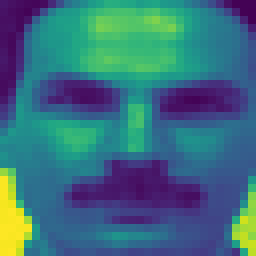
#> input picture yale-train-test/yale2/train/subject02.normal.png, 32 x 32 px (shown 8 times larger); its folder holds 4 pictures in this run
$ python experiment_l12dpcanet.py
#> lines starting #> are read from the running program, lines starting #| are printed output that depends on the picture
import re
import seaborn as sns;sns.set()
from l12dpcanet import *
from sklearn import svm
import os

# to change training set and test set:
# change the directory path

# DIRECTORY_TRAIN = "yale-train-test-mask/yale-train-mask-10"
# DIRECTORY_TEST = "yale-train-test-mask/yale-test-mask-10"
DIRECTORY_TRAIN = "yale-train-test/yale2/train"
DIRECTORY_TEST = "yale-train-test/yale2/test"

def list_files(directory, contains):
    return list(f for f in listdir(directory) if contains in f)
def find_files(directory, pattern):
    return [f for f in os.listdir(directory) if fnmatch.fnmatch(f, pattern)]

# not used
def makeY(DIRECTORY):
    patter_y = r'\d+'
    y=[]
    filenames = pd.DataFrame(list_files(DIRECTORY, "subject"))
    # generate split
    df = filenames[0].str.split(".", expand=True)
    df["filename"] = filenames
    df = df.rename(columns = {0:"subject", 1:"category"})
    df['subject'] = df.subject.str.replace('subject' , '')
    df.apply(pd.to_numeric, errors='coerce').dropna()
    df['subject'] = pd.to_numeric(df["subject"])
    df['subject'].unique()
    y = df['subject'].tolist()

    return y

def makeX(DIRECTORY):
#> called with DIRECTORY = 'yale-train-test/yale2/train'
    patter_y = r'\d+'
    y = []
    pattern = 'subject*'  # 替换为你要查找的特定字符
    files = find_files(DIRECTORY+'/',pattern)
    img_list = []
    for file in files:
        pixels = plt.imread(DIRECTORY+'/'+file)
#> pixels is the input picture: shape (32, 32, 4) float32; mean R, G, B, A 0.234, 0.435, 0.495, 1
        pixels = cv2.cvtColor(pixels, cv2.COLOR_BGR2GRAY)
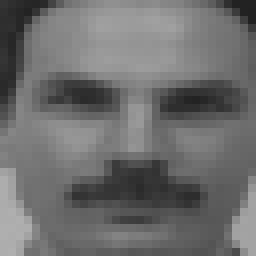
#> pixels: shape (32, 32) float32 (shown 8 times larger); min 0.131, max 0.687, mean 0.43
        match = re.search(patter_y, file)
        if match:
            # 将匹配到的数字部分转换为整数并添加到列表中
            y.append(int(match.group()))
            img_list.append(pixels)
#> pass 2 of the loop in makeX, `for file in files:`:
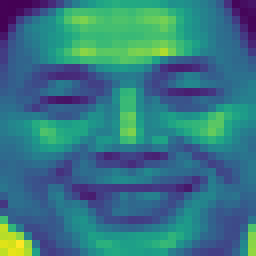
#> input picture yale-train-test/yale2/train/subject06.happy.png, 32 x 32 px (shown 8 times larger)
#> in makeX, pixels is the input picture: shape (32, 32, 4) float32; mean R, G, B, A 0.208, 0.468, 0.517, 1
#> in makeX, `pixels = cv2.cvtColor(pixels, cv2.COLOR_BGR2GRAY)`:
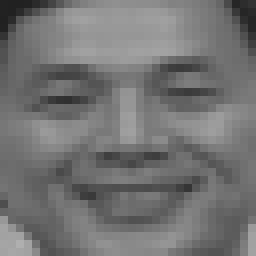
#> pixels: shape (32, 32) float32 (shown 8 times larger); min 0.131, max 0.687, mean 0.453
#> pass 3 of the loop in makeX, `for file in files:`:
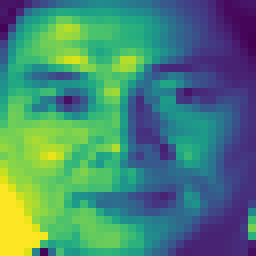
#> input picture yale-train-test/yale2/train/subject06.leftlight.png, 32 x 32 px (shown 8 times larger)
#> in makeX, pixels is the input picture: shape (32, 32, 4) float32; mean R, G, B, A 0.288, 0.526, 0.456, 1
#> in makeX, `pixels = cv2.cvtColor(pixels, cv2.COLOR_BGR2GRAY)`:
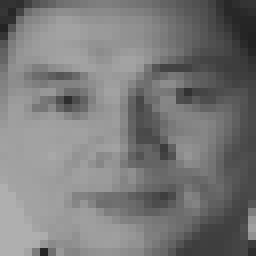
#> pixels: shape (32, 32) float32 (shown 8 times larger); min 0.131, max 0.687, mean 0.478
#> the loop made 4 passes; the first 3 are shown
    X = np.stack(img_list)
    return X,y

# make label for dataset
x_train,y_train = makeX(DIRECTORY_TRAIN)
x_test,y_test = makeX(DIRECTORY_TEST)
#> (the run stopped early here; a loop or call above may not have finished)
